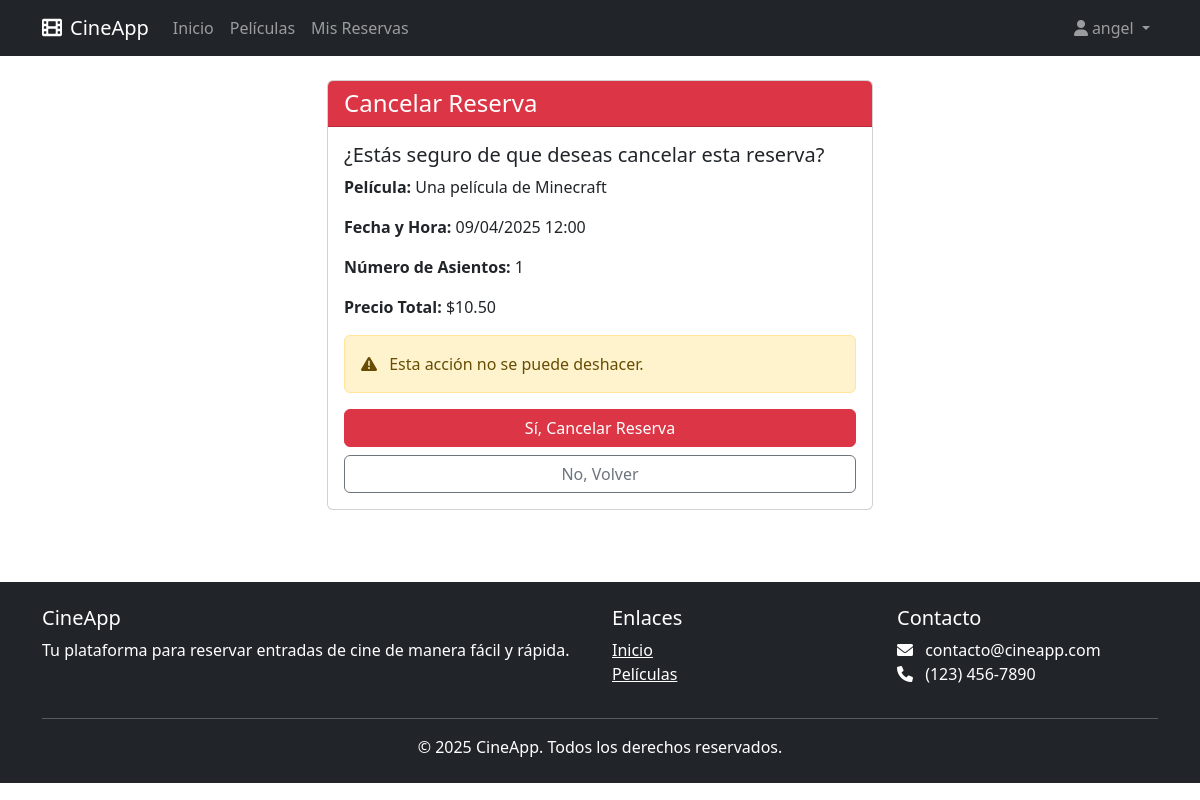
Screenshot of /reservations/2/cancel/ (signed in) with the database file from the repository.
### reservations/models.py (models this page shows, shortened)
class Reservation(models.Model):
    STATUS_CHOICES = [
        ('PENDING', 'Pendiente'),
        ('CONFIRMED', 'Confirmada'),
        ('CANCELLED', 'Cancelada'),
    ]
    reference_code = models.UUIDField(default=uuid.uuid4, editable=False, unique=True)
    user = models.ForeignKey(User, on_delete=models.CASCADE, related_name='reservations')
    showtime = models.ForeignKey(ShowTime, on_delete=models.CASCADE, related_name='reservations')
    num_seats = models.IntegerField()
    created_at = models.DateTimeField(auto_now_add=True)
    status = models.CharField(max_length=10, choices=STATUS_CHOICES, default='PENDING')
    @property
    def total_price(self):
        return self.showtime.price * self.num_seats

class ShowTime(models.Model):
    movie = models.ForeignKey(Movie, on_delete=models.CASCADE, related_name='showtimes')
    theater = models.ForeignKey(Theater, on_delete=models.CASCADE, related_name='showtimes')
    start_time = models.DateTimeField()
    end_time = models.DateTimeField()
    price = models.DecimalField(max_digits=6, decimal_places=2)
    class Meta:
        unique_together = ('theater', 'start_time')

class Movie(models.Model):
    tmdb_id = models.IntegerField(unique=True)
    title = models.CharField(max_length=255)
    overview = models.TextField()
    poster_path = models.CharField(max_length=255, null=True, blank=True)
    release_date = models.DateField()

### reservations/views.py (the view)
# urls.py: path('reservations/<int:reservation_id>/cancel/', views.cancel_reservation, name='cancel_reservation'),
@login_required
def cancel_reservation(request, reservation_id):
    reservation = get_object_or_404(Reservation, pk=reservation_id, user=request.user)
    if reservation.status == 'CONFIRMED':
        messages.error(request, "No se puede cancelar una reserva ya confirmada.")
        return redirect('reservation_detail', reservation_id=reservation.id)
    if request.method == 'POST':
        reservation.status = 'CANCELLED'
        reservation.save()
        messages.success(request, "Reserva cancelada con éxito.")
        return redirect('user_reservations')
    context = {
        'reservation': reservation
    }
    return render(request, 'reservations/cancel_reservation.html', context)

### templates/reservations/cancel_reservation.html (shortened to what this page needs)
{% extends 'base.html' %}
{% block content %}
<div class="row">
    <div class="col-md-6 offset-md-3">
        <div class="card">
            <div class="card-header bg-danger text-white">
                <h4 class="mb-0">Cancelar Reserva</h4>
            </div>
            <div class="card-body">
                <h5>¿Estás seguro de que deseas cancelar esta reserva?</h5>
                <p><strong>Película:</strong> {{ reservation.showtime.movie.title }}</p>
                <p><strong>Fecha y Hora:</strong> {{ reservation.showtime.start_time|date:"d/m/Y H:i" }}</p>
                <p><strong>Número de Asientos:</strong> {{ reservation.num_seats }}</p>
                <p><strong>Precio Total:</strong> ${{ reservation.total_price }}</p>
                <div class="alert alert-warning">
                    <i class="fas fa-exclamation-triangle me-2"></i> Esta acción no se puede deshacer.
                </div>
                <form method="post">
                    <div class="d-grid gap-2">
                        <button type="submit" class="btn btn-danger">Sí, Cancelar Reserva</button>
                        <a href="{% url 'reservation_detail' reservation_id=reservation.id %}" class="btn btn-outline-secondary">No, Volver</a>
                    </div>
                </form>
            </div>
        </div>
    </div>
</div>
{% endblock %}

### templates/base.html (shortened to what this page needs)
<!DOCTYPE html>
<html lang="es">
<head>
    <link href="https://cdn.jsdelivr.net/npm/bootstrap@5.3.0/dist/css/bootstrap.min.css" rel="stylesheet">
    <link rel="stylesheet" href="https://cdnjs.cloudflare.com/ajax/libs/font-awesome/6.0.0/css/all.min.css">
</head>
<body>
    <nav class="navbar navbar-expand-lg navbar-dark bg-dark">
        <div class="container">
            <a class="navbar-brand" href="{% url 'home' %}">
                <i class="fas fa-film me-2"></i>CineApp
            </a>
            <div class="collapse navbar-collapse" id="navbarNav">
                <ul class="navbar-nav me-auto">
                    <li class="nav-item">
                        <a class="nav-link" href="{% url 'home' %}">Inicio</a>
                    </li>
                    <li class="nav-item">
                        <a class="nav-link" href="{% url 'movie_list' %}">Películas</a>
                    </li>
                    {% if user.is_authenticated %}
                    <li class="nav-item">
                        <a class="nav-link" href="{% url 'user_reservations' %}">Mis Reservas</a>
                    </li>
                    {% endif %}
                </ul>
                <ul class="navbar-nav ms-auto">
                    {% if user.is_authenticated %}
                    <li class="nav-item dropdown">
                        <a class="nav-link dropdown-toggle" href="#" id="userDropdown" role="button" data-bs-toggle="dropdown">
                            <i class="fas fa-user me-1"></i>{{ user.username }}
                        </a>
                    </li>
                    {% endif %}
                </ul>
            </div>
        </div>
    </nav>
    <main class="container py-4">
        {% block content %}{% endblock %}
    </main>
    <footer class="bg-dark text-white">
        <div class="container">
            <div class="row">
                <div class="col-md-6">
                    <h5>CineApp</h5>
                    <p>Tu plataforma para reservar entradas de cine de manera fácil y rápida.</p>
                </div>
                <div class="col-md-3">
                    <h5>Enlaces</h5>
                    <ul class="list-unstyled">
                        <li><a href="{% url 'home' %}" class="text-white">Inicio</a></li>
                        <li><a href="{% url 'movie_list' %}" class="text-white">Películas</a></li>
                    </ul>
                </div>
                <div class="col-md-3">
                    <h5>Contacto</h5>
                    <ul class="list-unstyled">
                        <li><i class="fas fa-envelope me-2"></i> contacto@cineapp.com</li>
                        <li><i class="fas fa-phone me-2"></i> (123) 456-7890</li>
                    </ul>
                </div>
            </div>
            <hr class="bg-light">
            <div class="text-center">
                <p class="mb-0">&copy; {% now "Y" %} CineApp. Todos los derechos reservados.</p>
            </div>
        </div>
    </footer>
</body>
</html>

### templates/base.html (style rules this page uses)
footer { margin-top: 3rem; padding: 1.5rem 0; background-color: #f8f9fa; }

### rows the page displays
Reservation: showtime.movie "Una película de Minecraft", showtime.start_time "09/04/2025 12:00", num_seats "1", total_price "10.50"

### other values shown
{{ user.username }} "angel"
